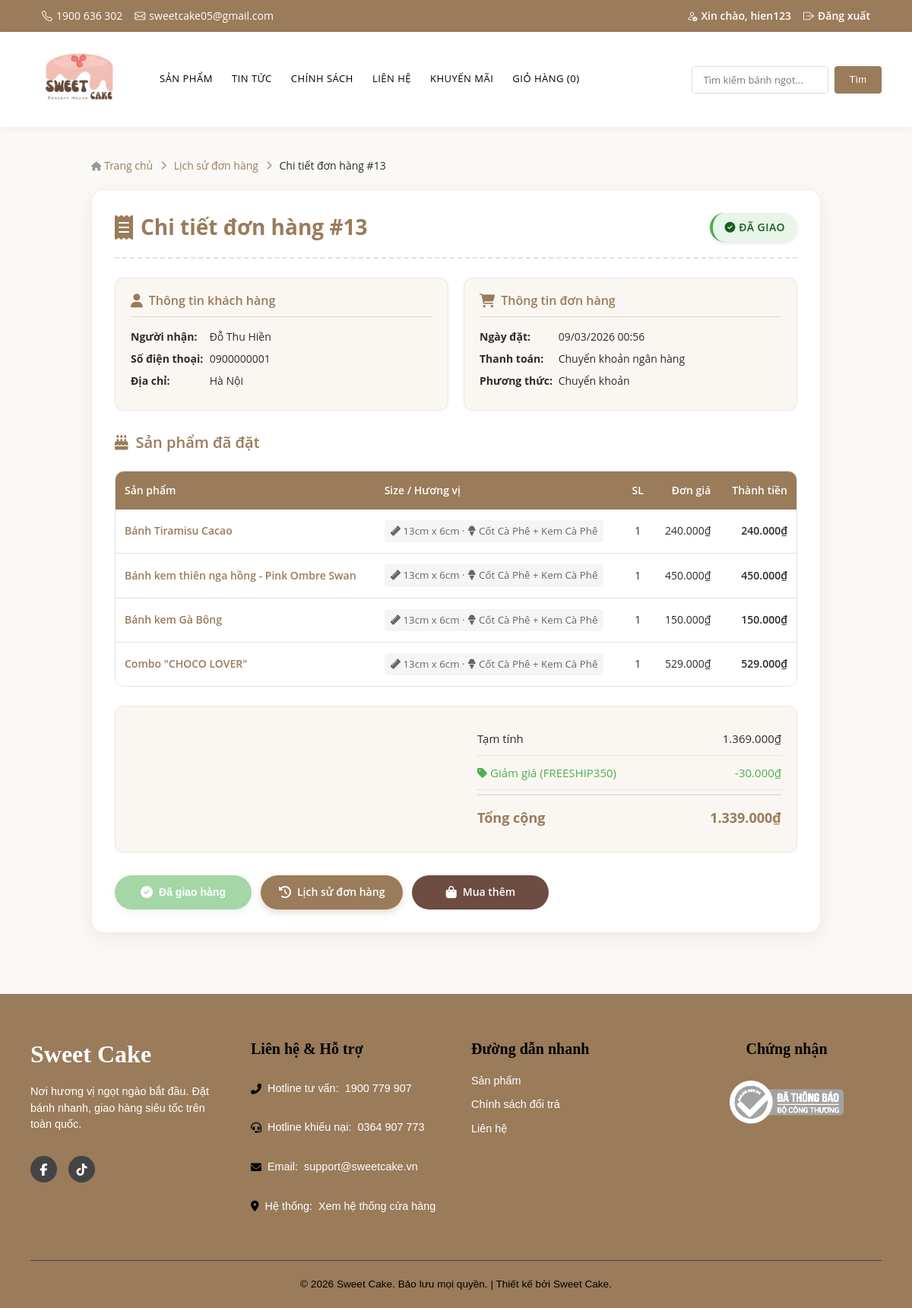
Screenshot of /khachhang/order_detail.php?id=13 (signed in) with the database file from the repository.
### tables this page shows
CREATE TABLE `orders` (
  `id` int(11) NOT NULL,
  `user_id` int(11) DEFAULT NULL,
  `full_name` varchar(255) NOT NULL,
  `phone` varchar(20) NOT NULL,
  `address` text NOT NULL,
  `note` text DEFAULT NULL,
  `total_amount` decimal(10,2) NOT NULL,
  `promo_code` varchar(50) DEFAULT NULL,
  `discount_amount` decimal(10,2) DEFAULT 0.00,
  `status` varchar(50) DEFAULT 'pending',
  `payment_method` varchar(50) NOT NULL,
  `created_at` timestamp NOT NULL DEFAULT current_timestamp()
);

CREATE TABLE `order_items` (
  `id` int(11) NOT NULL,
  `order_id` int(11) NOT NULL,
  `product_id` int(11) NOT NULL,
  `size` varchar(100) NOT NULL,
  `flavor` varchar(100) NOT NULL,
  `quantity` int(11) NOT NULL,
  `unit_price` decimal(10,2) NOT NULL
);

CREATE TABLE `products` (
  `id` int(11) NOT NULL,
  `name` varchar(200) NOT NULL,
  `slug` varchar(200) DEFAULT NULL,
  `price` decimal(12,0) NOT NULL,
  `image` varchar(255) NOT NULL,
  `description` text DEFAULT NULL,
  `short_description` varchar(500) DEFAULT NULL,
  `category_id` int(11) DEFAULT NULL,
  `is_featured` tinyint(1) DEFAULT 0,
  `is_active` tinyint(1) DEFAULT 1,
  `created_at` datetime DEFAULT current_timestamp(),
  `updated_at` datetime DEFAULT current_timestamp() ON UPDATE current_timestamp()
);

### khachhang/order_detail.php (the view, shortened to what this page needs)
<?php
require_once 'connect.php';
$order_id = isset($_GET['id']) && is_numeric($_GET['id']) ? (int)$_GET['id'] : 0;
$user_id = (int)$_SESSION['user_id'];
$order = null;
$orderSql = "SELECT o.*, u.username FROM orders o JOIN users u ON o.user_id = u.id WHERE o.id = ? AND o.user_id = ? LIMIT 1";
if ($stmt = $conn->prepare($orderSql)) {
    $stmt->bind_param('ii', $order_id, $user_id);
    if ($stmt->execute()) {
        $result = $stmt->get_result();
        $order = $result ? $result->fetch_assoc() : null;
    }
} else {
    die('Lỗi truy vấn đơn hàng.');
}
$items = [];
$detailSql = "SELECT oi.product_id, oi.size, oi.flavor, oi.quantity, oi.unit_price, p.name
              FROM order_items oi
              JOIN products p ON oi.product_id = p.id
              WHERE oi.order_id = ?";
if ($stmt = $conn->prepare($detailSql)) {
    $stmt->bind_param('i', $order_id);
    if ($stmt->execute()) {
        $result = $stmt->get_result();
        while ($row = $result->fetch_assoc()) {
            $items[] = $row;
        }
    }
} else {
    die('Lỗi truy vấn chi tiết đơn hàng.');
}
function status_text($status) {
    $map = [
        'pending' => 'Chờ xử lý',
        'confirmed' => 'Đã xác nhận',
        'shipping' => 'Đang giao',
        'delivered' => 'Đã giao',
        'cancelled' => 'Đã hủy',
    ];
    return $map[$status] ?? htmlspecialchars($status);
}
function status_badge_class($status) {
    switch ($status) {
        case 'delivered': return 'status-delivered';
    }
}
$discountAmount = (float)($order['discount_amount'] ?? 0);
$subtotal = $order['total_amount'] + $discountAmount;
$paymentLabel = [
    'cod' => 'Thanh toán khi nhận hàng (COD)',
    'banking' => 'Chuyển khoản ngân hàng',
    'momo' => 'Ví MoMo',
];
?>
<!DOCTYPE html>
<html lang="vi">
<head>
    <link rel="stylesheet" href="style.css?v=<?php echo filemtime(__DIR__ . '/style.css'); ?>">
    <link rel="stylesheet" href="https://cdnjs.cloudflare.com/ajax/libs/font-awesome/6.5.0/css/all.min.css">
</head>
<body>
<?php include 'header.php'; ?>
<div class="order-detail-page">
    <div class="breadcrumb">
        <a href="index.php"><i class="fas fa-home"></i> Trang chủ</a>
        <i class="fas fa-chevron-right"></i>
        <a href="order_history.php">Lịch sử đơn hàng</a>
        <i class="fas fa-chevron-right"></i>
        <span>Chi tiết đơn hàng #<?php echo $order['id']; ?></span>
    </div>
    <div class="order-card">
        <div class="order-header">
            <h1>
                <i class="fas fa-receipt"></i>
                Chi tiết đơn hàng #<?php echo htmlspecialchars($order['id']); ?>
            </h1>
            <span class="status-badge <?php echo status_badge_class($order['status']); ?>">
                <i class="fas <?php
                    echo $order['status'] == 'delivered' ? 'fa-check-circle' :
                        ($order['status'] == 'shipping' ? 'fa-truck' :
                        ($order['status'] == 'cancelled' ? 'fa-times-circle' : 'fa-clock'));
                ?>"></i>
                <?php echo status_text($order['status']); ?>
            </span>
        </div>
        <div class="info-grid">
            <div class="info-box">
                <h3><i class="fas fa-user"></i> Thông tin khách hàng</h3>
                <div class="info-content">
                    <p><strong>Người nhận:</strong> <?php echo htmlspecialchars($order['full_name']); ?></p>
                    <p><strong>Số điện thoại:</strong> <?php echo htmlspecialchars($order['phone']); ?></p>
                    <p><strong>Địa chỉ:</strong> <?php echo nl2br(htmlspecialchars($order['address'])); ?></p>
                </div>
            </div>
            <div class="info-box">
                <h3><i class="fas fa-shopping-cart"></i> Thông tin đơn hàng</h3>
                <div class="info-content">
                    <p><strong>Ngày đặt:</strong> <?php echo date('d/m/Y H:i', strtotime($order['created_at'])); ?></p>
                    <p><strong>Thanh toán:</strong> <?php echo htmlspecialchars($paymentLabel[$order['payment_method']] ?? $order['payment_method']); ?></p>
                    <p><strong>Phương thức:</strong> <?php echo $order['payment_method'] == 'cod' ? 'Thanh toán khi nhận hàng' : 'Chuyển khoản'; ?></p>
                </div>
            </div>
        </div>
        <h3 style="margin: 20px 0 15px; color: var(--main-brown); display: flex; align-items: center; gap: 10px;">
            <i class="fas fa-cake-candles"></i> Sản phẩm đã đặt
        </h3>
        <div class="table-wrapper">
            <table>
                <thead>
                    <tr>
                        <th>Sản phẩm</th>
                        <th>Size / Hương vị</th>
                        <th style="text-align: center;">SL</th>
                        <th style="text-align: right;">Đơn giá</th>
                        <th style="text-align: right;">Thành tiền</th>
                    </tr>
                </thead>
                <tbody>
                    <?php foreach ($items as $item): ?>
                    <tr>
                        <td class="product-name"><?php echo htmlspecialchars($item['name']); ?></td>
                        <td>
                            <?php if (!empty($item['size']) || !empty($item['flavor'])): ?>
                                <span class="variant-info">
                                    <?php if (!empty($item['size'])): ?>
                                        <i class="fas fa-ruler"></i> <?php echo htmlspecialchars($item['size']); ?>
                                    <?php endif; ?>
                                    <?php if (!empty($item['flavor'])): ?>
                                        <?php if (!empty($item['size'])): ?> · <?php endif; ?>
                                        <i class="fas fa-ice-cream"></i> <?php echo htmlspecialchars($item['flavor']); ?>
                                    <?php endif; ?>
                                </span>
                            <?php else: ?>
                                <span class="variant-info">Mặc định</span>
                            <?php endif; ?>
                        </td>
                        <td style="text-align: center;"><?php echo (int)$item['quantity']; ?></td>
                        <td style="text-align: right;"><?php echo number_format($item['unit_price'], 0, ',', '.'); ?>₫</td>
                        <td style="text-align: right; font-weight: 600;"><?php echo number_format($item['unit_price'] * $item['quantity'], 0, ',', '.'); ?>₫</td>
                    </tr>
                    <?php endforeach; ?>
                </tbody>
            </table>
        </div>
        <div class="summary-section">
            <div class="summary-rows">
                <?php if ($discountAmount > 0): ?>
                <div class="row">
                    <span>Tạm tính</span>
                    <span><?php echo number_format($subtotal, 0, ',', '.'); ?>₫</span>
                </div>
                <div class="row discount">
                    <span>
                        <i class="fas fa-tag"></i>
                        Giảm giá<?php if (!empty($order['promo_code'])): ?> (<?php echo htmlspecialchars($order['promo_code']); ?>)<?php endif; ?>
                    </span>
                    <span>-<?php echo number_format($discountAmount, 0, ',', '.'); ?>₫</span>
                </div>
                <?php endif; ?>
                <div class="row total">
                    <span>Tổng cộng</span>
                    <span><?php echo number_format($order['total_amount'], 0, ',', '.'); ?>₫</span>
                </div>
            </div>
        </div>
        <div class="action-buttons">
            <form method="post" action="confirm_received.php" style="display: inline;" onsubmit="return <?php echo $order['status'] === 'shipping' ? "confirm('Bạn đã nhận được hàng? Xác nhận sẽ chuyển trạng thái đơn sang Đã giao.');" : "false;"; ?>">
                <button type="submit" class="btn btn-success" <?php if ($order['status'] !== 'shipping') echo 'disabled'; ?>>
                    <i class="fas fa-check-circle"></i>
                    <?php echo $order['status'] === 'delivered' ? 'Đã giao hàng' : 'Đã nhận hàng'; ?>
                </button>
            </form>
            <a href="order_history.php" class="btn btn-primary">
                <i class="fas fa-history"></i> Lịch sử đơn hàng
            </a>
            <a href="products.php" class="btn btn-secondary">
                <i class="fas fa-shopping-bag"></i> Mua thêm
            </a>
        </div>
    </div>
</div>
<?php include 'footer.php'; ?>
</body>
</html>

### khachhang/style.css (style rules this page uses)
* { margin: 0; padding: 0; box-sizing: border-box; }
:root { --main-brown: #9a7b5a; --brown-light: #b0987a; --brown-dark-text: #5c4031; --brown-soft-text: #8a6b53; --light-beige: #faf9f6; --white: #ffffff; --text-black: #2c2c2c; }
body { font-family: 'Open Sans', 'Montserrat', sans-serif; background: var(--light-beige); color: var(--text-black); overflow-x: hidden; line-height: 1.6; }
h1, h2, h3, h4, h5, h6 { font-family: 'Open Sans', 'Montserrat', sans-serif; color: var(--text-black); margin: 0 0 12px 0; line-height: 1.2; }
h1 { font-size: 40px; font-weight: 700; }
h3 { font-size: 20px; font-weight: 600; }

### rows the page displays
orders: id "13", status "ĐÃ GIAO", full_name "Đỗ Thu Hiền", phone "0900000001", address "Hà Nội", created_at "09/03/2026 00:56", payment_method "Chuyển khoản ngân hàng", subtotal "1.369.000", promo_code "FREESHIP350", discount_amount "30.000", total_amount "1.339.000"
order_items: product.name "Bánh Tiramisu Cacao", size "13cm x 6cm", flavor "Cốt Cà Phê + Kem Cà Phê", quantity "1", unit_price "240.000", $item['unit_price'] * $item['quantity'] "240.000"
order_items: product.name "Bánh kem thiên nga hồng - Pink Ombre Swan", size "13cm x 6cm", flavor "Cốt Cà Phê + Kem Cà Phê", quantity "1", unit_price "450.000", $item['unit_price'] * $item['quantity'] "450.000"
order_items: product.name "Bánh kem Gà Bông", size "13cm x 6cm", flavor "Cốt Cà Phê + Kem Cà Phê", quantity "1", unit_price "150.000", $item['unit_price'] * $item['quantity'] "150.000"
order_items: product.name "Combo \"CHOCO LOVER\"", size "13cm x 6cm", flavor "Cốt Cà Phê + Kem Cà Phê", quantity "1", unit_price "529.000", $item['unit_price'] * $item['quantity'] "529.000"

### other values shown
$_SESSION['username'] "hien123"
